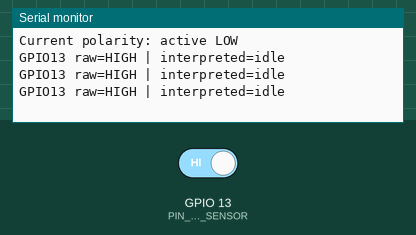
Simulated run of this sketch. Board: ESP32. On the bench: the last lines printed to the serial monitor. The test bench sets the inputs (shaded band); at power-on: GPIO 13 (PIN_PUFF_SENSOR) HIGH.

Above: at 1.7 s.
1.8 s: GPIO 13 (PIN_PUFF_SENSOR) driven LOW
At 2.31 s:
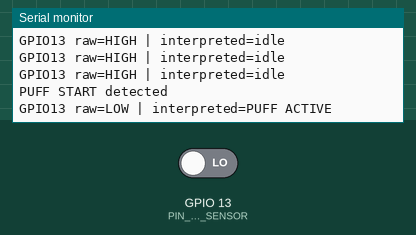
3.5 s: GPIO 13 (PIN_PUFF_SENSOR) driven HIGH
At 3.9 s:
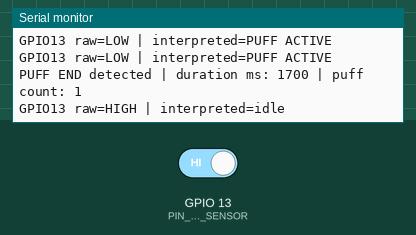

Measured:
- after the input at 1.8 s, the serial monitor: prints a new line at once (image 1)
- after the input at 3.5 s, the serial monitor: prints a new line at once (image 2)

The sketch:

fadex_handheld_puff_debug.ino
```cpp
#include <Arduino.h>

// Quick handheld puff-input diagnostic.
// Use this on the breadboard to verify whether the ESP32 can see the puff signal.

constexpr int PIN_PUFF_SENSOR = 13;

// The current FadeX handheld code expects the puff signal to go LOW during a puff.
// If your sensor outputs HIGH during a puff, change this to false.
constexpr bool PUFF_ACTIVE_LOW = true;

bool lastActive = false;
uint32_t puffCount = 0;
unsigned long puffStartMs = 0;
unsigned long lastStatusMs = 0;

bool puffIsActive() {
  const int raw = digitalRead(PIN_PUFF_SENSOR);
  return PUFF_ACTIVE_LOW ? (raw == LOW) : (raw == HIGH);
}

void setup() {
  Serial.begin(115200);
  delay(500);

  pinMode(PIN_PUFF_SENSOR, INPUT_PULLUP);

  Serial.println();
  Serial.println("FadeX handheld puff input debug");
  Serial.println("Breadboard puff pin: GPIO13");
  Serial.println("Expected behavior: raw pin should change when you puff/press sensor.");
  Serial.println("Current polarity: active LOW");
  Serial.println();
}

void loop() {
  const int raw = digitalRead(PIN_PUFF_SENSOR);
  const bool active = puffIsActive();

  if (active && !lastActive) {
    puffStartMs = millis();
    Serial.println("PUFF START detected");
  }

  if (!active && lastActive) {
    const unsigned long durationMs = millis() - puffStartMs;
    if (durationMs >= 50) {
      puffCount++;
      Serial.print("PUFF END detected | duration ms: ");
      Serial.print(durationMs);
      Serial.print(" | puff count: ");
      Serial.println(puffCount);
    } else {
      Serial.print("Ignored short pulse ms: ");
      Serial.println(durationMs);
    }
  }

  lastActive = active;

  if (millis() - lastStatusMs >= 500) {
    lastStatusMs = millis();
    Serial.print("GPIO13 raw=");
    Serial.print(raw == HIGH ? "HIGH" : "LOW");
    Serial.print(" | interpreted=");
    Serial.println(active ? "PUFF ACTIVE" : "idle");
  }
}
```
